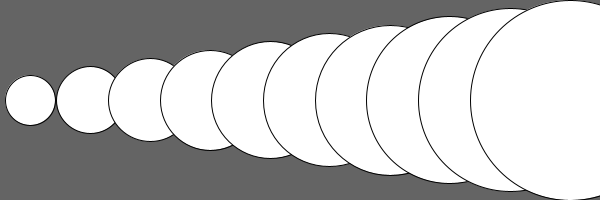
Frame 1 (no input)
Frame 60 (the mouse pressed at the canvas centre just before this capture): identical to frame 1, image omitted
Frame 120 (the mouse held since frame 60 and released just before this capture): identical to frame 1, image omitted

The Processing sketch that drew this single still picture (run headless with seeded random() and noise(); from frame 60 on, the mouse is pressed at the canvas centre):

// Processing sketch: ej12d_for_filaDistMap
// ── ej12d_for_filaDistMap.pde

// FOR + ellipses = filas

int cant = 10;
int tam;

void setup(){
  size( 600, 200 );
  surface.setLocation(600,-800);
  
  tam = width / cant ;  //60
}

void draw(){
  background( 100 );
  
  for( int i = 0 ; i < cant ; i++ ){
    //definir el tamanio en función de la distancia al centro
    float distancia = dist( i*tam+tam/2, height/2, 0, height/2 );
    float tamanio = map( distancia, 30, 570, 50, 200 );
    
    //dibujo 10 ellipses en una fila
    //*tam = hace el distanciamiento entre las unidades
    //+tam/2 = hace el corrimiento del grupo en eje x
    ellipse( i*tam+tam/2, height/2, tamanio, tamanio );
  }
  
  
}
